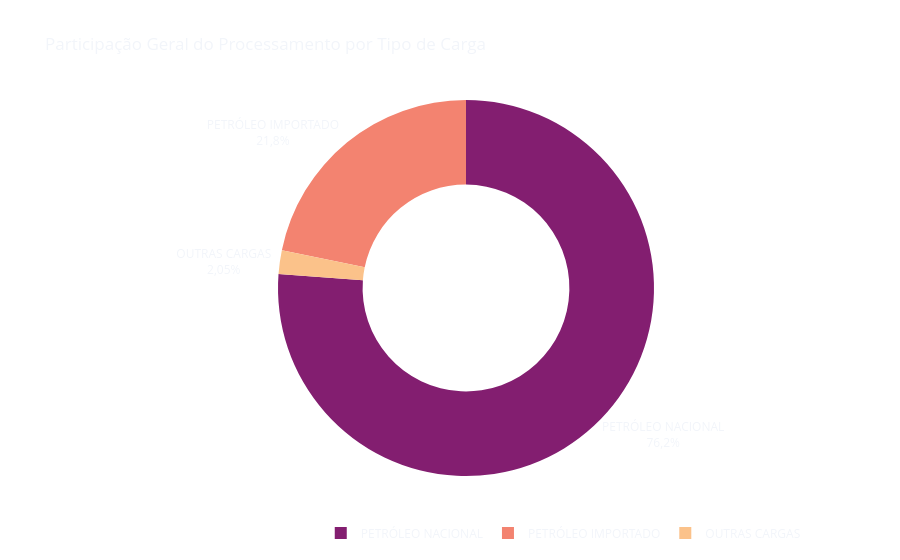

The cell this chart's notebook holds for it:
### Markdown cell above
## Etapa 4 — Segmentação e Visualização Estratégica
Exploração do comportamento de refino através de três camadas gráficas balanceadas:
1. **Univariada/Simples:** Participação de mercado por tipo de matéria-prima.
2. **Bivariada/Série Temporal:** Evolução temporal do perfil de suprimento da carga de refino.
3. **Multivariada/Complexa:** Concentração de volume processado por Unidade da Federação e Planta Industrial.

### Code cell
# Participação Geral do Processamento (DONUT CHART)
df_rosca = df_ref.groupby("materia_prima")["processado"].sum().reset_index()

fig_rosca = px.pie(
    df_rosca, 
    values='processado', 
    names='materia_prima', 
    hole=0.55,
    title='Participação Geral do Processamento por Tipo de Carga',
    template='plotly_dark',
    color='materia_prima',
    color_discrete_sequence=["#FBC28A", "#F38370", "#831E70"]
)

# OTIMIZAÇÃO DE UX: Rótulos posicionados externamente com linhas de chamada (evita sobreposição)
fig_rosca.update_traces(
    textposition='outside',
    textinfo='percent+label',
    hovertemplate=
    "<span style='color:white'><b>Matéria Prima:</b> %{label}<br><b>Volume Processado:</b> %{value:,.2f} m³<extra></extra>"
)

fig_rosca.update_layout(
    separators=",.",
    paper_bgcolor="rgba(0,0,0,0)",
    plot_bgcolor="rgba(0,0,0,0)",
    legend=dict(orientation="h", yanchor="bottom", y=-0.19, xanchor="right", x=1.12)
)

fig_rosca.show()

### Figure 1 — Plotly figure (JSON) as saved in the notebook; plotly's stock layout.template omitted (floating-point values rounded to 4 significant figures)
{"data": [{"customdata": [["OUTRAS CARGAS"], ["PETRÓLEO IMPORTADO"], ["PETRÓLEO NACIONAL"]], "domain": {"x": [0, 1], "y": [0, 1]}, "hole": 0.55, "hovertemplate": "<span style='color:white'><b>Matéria Prima:</b> %{label}<br><b>Volume Processado:</b> %{value:,.2f} m³<extra></extra>", "labels": ["OUTRAS CARGAS", "PETRÓLEO IMPORTADO", "PETRÓLEO NACIONAL"], "legendgroup": "", "marker": {"colors": ["#FBC28A", "#F38370", "#831E70"]}, "name": "", "showlegend": true, "textinfo": "percent+label", "textposition": "outside", "type": "pie", "values": [71866519, 764482762, 2674851450]}], "layout": {"legend": {"orientation": "h", "tracegroupgap": 0, "x": 1.12, "xanchor": "right", "y": -0.19, "yanchor": "bottom"}, "paper_bgcolor": "rgba(0,0,0,0)", "piecolorway": ["#FBC28A", "#F38370", "#831E70"], "plot_bgcolor": "rgba(0,0,0,0)", "separators": ",.", "title": {"text": "Participação Geral do Processamento por Tipo de Carga"}}}
